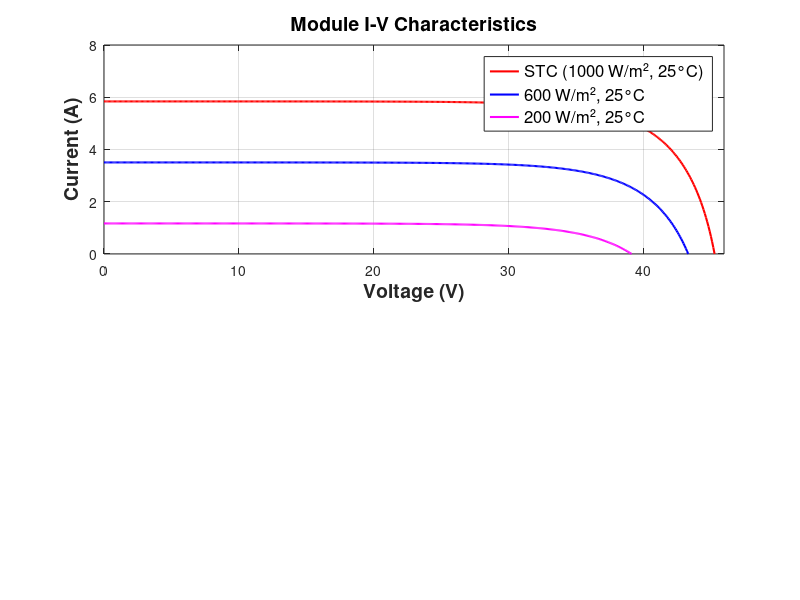

The MATLAB script that drew this image: (Note: this script raises an error after producing the figure.)
%EGH451 Assessment 1
%Author: Ethan Yun Sang CHAN
%Student ID: n12622401

clear all; close all; clc

%% Module parameters (datasheet STC)
Vmpp = 37.6;      % V at MPP
Voc  = 45.3;      % V open circuit
Impp = 5.32;      % A at MPP
Isc  = 5.84;      % A short circuit
ki   = 0.0373;    % Isc temp coefficient (A/K)
kv   = -0.2810;   % Voc temp coefficient (V/K)

Tstc = 25 + 273.15;   % STC temperature (K)
Gstc = 1000;          % STC irradiance (W/m²)

% Array configuration
ns = 16;   % number of modules in series per string
np = 2;    % number of parallel strings

% Other operating conditions (module level)
G_600 = 600;           % 600 W/m²
G_200 = 200;           % 200 W/m²
G_1000 = 1000;         %1000 W/m²
T_5 = 5 + 273.15;   
T_45 = 45 + 273.15;  

%% ----- 1. Exact four‑parameter extraction at STC -----
function [Iph, Vt, Rs, Io] = FourParaSTC(Impp, Vmpp, Isc, Voc)
    % Exact extraction for the four‑parameter model (no shunt)
    Iph = Isc;                       % standard assumption
    delta = Isc - Impp;
    if delta <= 0
        error('Impp must be less than Isc');
    end
    % Vt from derivative condition at MPP
    Vt = (2*Vmpp - Voc) / (log(delta/Isc) + Impp/delta);
    % Rs from the MPP equation
    Rs = (Vt * log(delta/Isc) + Voc - Vmpp) / Impp;
    % Io from Voc condition
    Io = Isc / exp(Voc/Vt);
end

[Iph, Vt, Rs, Io] = FourParaSTC(Impp, Vmpp, Isc, Voc)

%% ----- 2. Function to correct module parameters for T and G -----
function [Iscgt, Vocgt, Voct, Vtt, Iot] = FourParaCorr(Isc, Voc, ki, kv, T, Tstc, Vt, G, Gstc)
    % Returns corrected module parameters for given T and G
    Isct = Isc + ki * (T - Tstc);
    Voct = Voc + kv * (T - Tstc);
    Vtt = Vt * (T / Tstc);               % thermal voltage scales with T
    Iot = Isct / exp(Voct / Vtt);        % saturation current
    Iscgt = Isct * (G / Gstc);           % photo current scales with G
    Vocgt = log(Iscgt / Iot) * Vtt;      % open‑circuit voltage
end

%% ----- 3. Compute module I‑V curves for three irradiances (T = 25°C) -----
points = 500;   % number of points for smooth curves

% STC (1000 W/m², 25°C)
V_stc = linspace(0, Voc, points);
I_stc = zeros(1, points);
for i = 1:points
    V = V_stc(i);
    I = Iph;   % initial guess
    for iter = 1:10
        I = Iph - Io * (exp((V + I*Rs)/Vt) - 1);
    end
    I_stc(i) = I;
end

% 600 W/m², 25°C
[Iscgt_600G, Vocgt_600G, Voct_600G, Vtt_600G, Iot_600G] = ...
    FourParaCorr(Isc, Voc, ki, kv, Tstc, Tstc, Vt, G_600, Gstc);
V_600G = linspace(0, Vocgt_600G, points);
I_600G = zeros(1, points);
for i = 1:points
    V = V_600G(i);
    I = Iscgt_600G;
    for iter = 1:10
        I = Iscgt_600G - Iot_600G * (exp((V + I*Rs)/Vtt_600G) - 1);
    end
    I_600G(i) = I;
end

% 200 W/m², 25°C
[Iscgt_200G, Vocgt_200G, Voct_200G, Vtt_200G, Iot_200G] = ...
    FourParaCorr(Isc, Voc, ki, kv, Tstc, Tstc, Vt, G_200, Gstc);
V_200G = linspace(0, Vocgt_200G, points);
I_200G = zeros(1, points);
for i = 1:points
    V = V_200G(i);
    I = Iscgt_200G;
    for iter = 1:10
        I = Iscgt_200G - Iot_200G * (exp((V + I*Rs)/Vtt_200G) - 1);
    end
    I_200G(i) = I;
end

%% ----- 4. Compute module MPP (before scaling) -----
% STC module
P_mod_stc = V_stc .* I_stc;
[Pmax_mod_stc, idx_mod_stc] = max(P_mod_stc);
Vmpp_mod_stc = V_stc(idx_mod_stc);
Impp_mod_stc = I_stc(idx_mod_stc);

% 600 W/m² module
P_mod_600G = V_600G .* I_600G;
[Pmax_mod_600G, idx_mod_600G] = max(P_mod_600G);
Vmpp_mod_600G = V_600G(idx_mod_600G);
Impp_mod_600G = I_600G(idx_mod_600G);

% 200 W/m² module
P_mod_200G = V_200G .* I_200G;
[Pmax_mod_200G, idx_mod_200G] = max(P_mod_200G);
Vmpp_mod_200G = V_200G(idx_mod_200G);
Impp_mod_200G = I_200G(idx_mod_200G);

%% ----- 5. Compute Array I‑V curves for three Conditions (STC), (T = 5°C, 1000 W/m2) & (T = 45°C, 200 W/m2) -----

% STC (1000 W/m², 25°C)
V_stc_array = linspace(0, Voc, points);
I_stc_array = zeros(1, points);
for i = 1:points
    V = V_stc_array(i);
    I = Iph;   % initial guess
    for iter = 1:10
        I = Iph - Io * (exp((V + I*Rs)/Vt) - 1);
    end
    I_stc_array(i) = I;
end

% 1000 W/m², 5°C
[Iscgt_1000G_5C, Vocgt_1000G_5C, Voct_1000G_5C, Vtt_1000G_5C, Iot_1000G_5C] = ...
    FourParaCorr(Isc, Voc, ki, kv, T_5, Tstc, Vt, G_1000, Gstc);
V_1000G_5C = linspace(0, Vocgt_1000G_5C, points);
I_1000G_5C = zeros(1, points);
for i = 1:points
    V = V_1000G_5C(i);
    I = Iscgt_1000G_5C;
    for iter = 1:10
        I = Iscgt_1000G_5C - Iot_1000G_5C * (exp((V + I*Rs)/Vtt_1000G_5C) - 1);
    end
    I_1000G_5C(i) = I;
end

% 200 W/m², 45°C
[Iscgt_200G_45C, Vocgt_200G_45C, Voct_200G_45C, Vtt_200G_45C, Iot_200G_45C] = ...
    FourParaCorr(Isc, Voc, ki, kv, T_45, Tstc, Vt, G_200, Gstc);
V_200G_45C = linspace(0, Vocgt_200G_45C, points);
I_200G_45C = zeros(1, points);
for i = 1:points
    V = V_200G_45C(i);
    I = Iscgt_200G_45C;
    for iter = 1:10
        I = Iscgt_200G_45C - Iot_200G_45C * (exp((V + I*Rs)/Vtt_200G_45C) - 1);
    end
    I_200G_45C(i) = I;
end

%% ----- 6. Compute Array MPP for three Conditions -----
% STC module
P_1000G_5C = V_1000G_5C .* I_1000G_5C;
[Pmax_1000G_5C, idx_1000G_5C] = max(P_1000G_5C);
Vmpp_1000G_5C = V_1000G_5C(idx_1000G_5C);
Impp_1000G_5C = I_1000G_5C(idx_1000G_5C);

% 200 W/m², 45°C PV Panel
P_200G_45C = V_200G_45C .* I_200G_45C;
[Pmax_200G_45C, idx_200G_45C] = max(P_200G_45C);
Vmpp_200G_45C = V_200G_45C(idx_200G_45C);
Impp_200G_45C = I_200G_45C(idx_200G_45C);

%% ----- 7. Scale to array level (ns series, np parallel) -----
V_array_stc  = V_stc * ns;
I_array_stc  = I_stc * np;
P_array_stc  = V_array_stc .* I_array_stc;

V_array_600G = V_600G * ns;
I_array_600G = I_600G * np;
P_array_600G = V_array_600G .* I_array_600G;

V_array_200G = V_200G * ns;
I_array_200G = I_200G * np;
P_array_200G = V_array_200G .* I_array_200G;

V_array_1000G_5C = V_1000G_5C * ns;
I_array_1000G_5C = I_1000G_5C * np;
P_array_1000G_5C = V_array_1000G_5C .* I_array_1000G_5C;

V_array_200G_45C = V_200G_45C * ns;
I_array_200G_45C = I_200G_45C * np;
P_array_200G_45C = V_array_200G_45C .* I_array_200G_45C;

%% ----- 8. Find array MPP -----
[Pmax_arr_stc, idx_arr_stc] = max(P_array_stc);
Vmpp_arr_stc = V_array_stc(idx_arr_stc);
Impp_arr_stc = I_array_stc(idx_arr_stc);
Pmax_arr_stc = P_array_stc(idx_arr_stc);

[Pmax_arr_600G, idx_arr_600G] = max(P_array_600G);
Vmpp_arr_600G = V_array_600G(idx_arr_600G);
Impp_arr_600G = I_array_600G(idx_arr_600G);
Pmax_arr_600G = P_array_600G(idx_arr_600G);

[Pmax_arr_200G, idx_arr_200G] = max(P_array_200G);
Vmpp_arr_200G = V_array_200G(idx_arr_200G);
Impp_arr_200G = I_array_200G(idx_arr_200G);
Pmax_arr_200G = P_array_200G(idx_arr_200G);

[Pmax_arr_1000G_5C, idx_arr_1000G_5C] = max(P_array_1000G_5C);
Vmpp_arr_1000G_5C = V_array_1000G_5C(idx_arr_1000G_5C);
Impp_arr_1000G_5C = I_array_1000G_5C(idx_arr_1000G_5C);
Pmax_arr_1000G_5C = P_array_1000G_5C(idx_arr_1000G_5C);

[Pmax_arr_200G_45C, idx_arr_200G_45C] = max(P_array_200G_45C);
Vmpp_arr_200G_45C = V_array_200G_45C(idx_arr_200G_45C);
Impp_arr_200G_45C = I_array_200G_45C(idx_arr_200G_45C);
Pmax_arr_200G_45C = P_array_200G_45C(idx_arr_200G_45C);

%% ----- 9. Combined Module‑level I‑V & P‑V plot (top/bottom subplots) -----
figure('Name','Ameresco Solar 200J-V PV Module Characteristics','NumberTitle','off','Color','white','Position',[100,100,1000,900]);

% Top subplot: I‑V
subplot(2,1,1);
hold on; box on; grid on;
plot(V_stc, I_stc, 'r', 'LineWidth',1.5, 'DisplayName',sprintf('STC (1000 W/m², 25°C)'));
plot(V_600G, I_600G, 'b', 'LineWidth',1.5, 'DisplayName',sprintf('%.0f W/m², 25°C',G_600));
plot(V_200G, I_200G, 'm', 'LineWidth',1.5, 'DisplayName',sprintf('%.0f W/m², 25°C',G_200));
xlabel('Voltage (V)','FontSize',14,'FontWeight','bold');
ylabel('Current (A)','FontSize',14,'FontWeight','bold');
legend('Location','northeast','FontSize',12);
title('Module I‑V Characteristics','FontSize',14,'FontWeight','bold');
xlim([0, 46]); ylim([0, 8]);

% Annotations for I‑V subplot
xLim = xlim; yLim = ylim; xRange = diff(xLim); yRange = diff(yLim);
% STC (red)
yline(Impp_mod_stc, '--r', 'LineWidth',1.5, 'HandleVisibility','off');
text(Vmpp_mod_stc + 0.02*xRange, Impp_mod_stc + 0.09*yRange, ...
    sprintf('V_{mpp}=%.1f V\nI_{mpp}=%.2f A', Vmpp_mod_stc, Impp_mod_stc), ...
    'Color','r','BackgroundColor','white','FontSize',12,'FontWeight','bold',...
    'EdgeColor','r','Margin',5,'HandleVisibility','off');
% 600 W/m² (blue)
yline(Impp_mod_600G, '--b', 'LineWidth',1.5, 'HandleVisibility','off');
text(Vmpp_mod_600G + 0.03*xRange, Impp_mod_600G + 0.09*yRange, ...
    sprintf('V_{mpp}=%.1f V\nI_{mpp}=%.2f A', Vmpp_mod_600G, Impp_mod_600G), ...
    'Color','b','BackgroundColor','white','FontSize',12,'FontWeight','bold',...
    'EdgeColor','b','Margin',5,'HandleVisibility','off');
% 200 W/m² (magenta)
yline(Impp_mod_200G, '--m', 'LineWidth',1.5, 'HandleVisibility','off');
text(Vmpp_mod_200G + 0.03*xRange, Impp_mod_200G + 0.09*yRange, ...
    sprintf('V_{mpp}=%.1f V\nI_{mpp}=%.2f A', Vmpp_mod_200G, Impp_mod_200G), ...
    'Color','m','BackgroundColor','white','FontSize',12,'FontWeight','bold',...
    'EdgeColor','m','Margin',5,'HandleVisibility','off');
set(gca,'FontSize',12);
hold off;

% Bottom subplot: P‑V
subplot(2,1,2);
hold on; box on; grid on;
plot(V_stc, P_mod_stc, 'r', 'LineWidth',1.5, 'DisplayName',sprintf('STC (1000 W/m², 25°C)'));
plot(V_600G, P_mod_600G, 'b', 'LineWidth',1.5, 'DisplayName',sprintf('%.0f W/m², 25°C',G_600));
plot(V_200G, P_mod_200G, 'm', 'LineWidth',1.5, 'DisplayName',sprintf('%.0f W/m², 25°C',G_200));
xlabel('Voltage (V)','FontSize',14,'FontWeight','bold');
ylabel('Power (W)','FontSize',14,'FontWeight','bold');
legend('Location','northeast','FontSize',12);
title('Module P‑V Characteristics','FontSize',14,'FontWeight','bold');
xlim([0, 46]); ylim([0, 290]);

% Annotations for P‑V subplot
xLim = xlim; yLim = ylim; xRange = diff(xLim); yRange = diff(yLim);
% STC (red)
yline(Pmax_mod_stc, '--r', 'LineWidth',1.5, 'HandleVisibility','off');
text(Vmpp_mod_stc + 0.03*xRange, Pmax_mod_stc + 0.08*yRange, ...
    sprintf('V_{mpp}=%.1f V\nP_{mpp}=%.1f W', Vmpp_mod_stc, Pmax_mod_stc), ...
    'Color','r','BackgroundColor','white','FontSize',12,'FontWeight','bold',...
    'EdgeColor','r','Margin',5,'HandleVisibility','off');
% 600 W/m² (blue)
yline(Pmax_mod_600G, '--b', 'LineWidth',1.5, 'HandleVisibility','off');
text(Vmpp_mod_600G + 0.03*xRange, Pmax_mod_600G + 0.09*yRange, ...
    sprintf('V_{mpp}=%.1f V\nP_{mpp}=%.1f W', Vmpp_mod_600G, Pmax_mod_600G), ...
    'Color','b','BackgroundColor','white','FontSize',12,'FontWeight','bold',...
    'EdgeColor','b','Margin',5,'HandleVisibility','off');
% 200 W/m² (magenta)
yline(Pmax_mod_200G, '--m', 'LineWidth',1.5, 'HandleVisibility','off');
text(Vmpp_mod_200G + 0.03*xRange, Pmax_mod_200G + 0.09*yRange, ...
    sprintf('V_{mpp}=%.1f V\nP_{mpp}=%.1f W', Vmpp_mod_200G, Pmax_mod_200G), ...
    'Color','m','BackgroundColor','white','FontSize',12,'FontWeight','bold',...
    'EdgeColor','m','Margin',5,'HandleVisibility','off');
set(gca,'FontSize',12);
hold off;

%% ----- 10. Combined Array‑level I‑V & P‑V plot (top/bottom subplots) -----
figure('Name','Ameresco Solar 200J-V PV Array Characteristics','NumberTitle','off','Color','white','Position',[100,100,1000,900]);

% Top subplot: Array I‑V
subplot(2,1,1);
hold on; box on; grid on;
plot(V_array_stc, I_array_stc, 'r', 'LineWidth',1.5, 'DisplayName',sprintf('STC (1000 W/m², 25°C)'));
plot(V_array_1000G_5C, I_array_1000G_5C, 'b', 'LineWidth',1.5, 'DisplayName',sprintf('%.0f W/m², 5°C',G_1000));
plot(V_array_200G_45C, I_array_200G_45C, 'm', 'LineWidth',1.5, 'DisplayName',sprintf('%.0f W/m², 45°C',G_200));
xlabel('Voltage (V)','FontSize',14,'FontWeight','bold');
ylabel('Current (A)','FontSize',14,'FontWeight','bold');
legend('Location','northeast','FontSize',12);
title(sprintf('Array I‑V Characteristics (%dS × %dP, %.1f kWp)', ns, np, Pmax_arr_stc/1000), ...
      'FontSize',14,'FontWeight','bold');
xlim([0, 900]); ylim([0, 16]);

% Annotations for array I‑V
xLim = xlim; yLim = ylim; xRange = diff(xLim); yRange = diff(yLim);
% STC (red)
yline(Impp_arr_stc, '--r', 'LineWidth',1.5, 'HandleVisibility','off');
text(Vmpp_arr_stc+0.01*xRange, Impp_arr_stc+0.09*yRange, ...
    sprintf('V_{mpp}=%.1f V\nI_{mpp}=%.1f A', Vmpp_arr_stc, Impp_arr_stc), ...
    'Color','r','BackgroundColor','white','FontSize',12,'FontWeight','bold',...
    'EdgeColor','r','Margin',5,'HandleVisibility','off');
% 1000 W/m², 5°C (blue)
yline(Impp_arr_1000G_5C, '--b', 'LineWidth',1.5, 'HandleVisibility','off');
text(Vmpp_arr_1000G_5C+0.10*xRange, Impp_arr_1000G_5C-0.09*yRange, ...
    sprintf('V_{mpp}=%.1f V\nI_{mpp}=%.1f A', Vmpp_arr_1000G_5C, Impp_arr_1000G_5C), ...
    'Color','b','BackgroundColor','white','FontSize',12,'FontWeight','bold',...
    'EdgeColor','b','Margin',5,'HandleVisibility','off');
% 200 W/m², 45°C (magenta)
yline(Impp_arr_200G_45C, '--m', 'LineWidth',1.5, 'HandleVisibility','off');
text(Vmpp_arr_200G_45C+0.03*xRange, Impp_arr_200G_45C+0.09*yRange, ...
    sprintf('V_{mpp}=%.1f V\nI_{mpp}=%.1f A', Vmpp_arr_200G_45C, Impp_arr_200G_45C), ...
    'Color','m','BackgroundColor','white','FontSize',12,'FontWeight','bold',...
    'EdgeColor','m','Margin',5,'HandleVisibility','off');
set(gca,'FontSize',12);
hold off;

% Bottom subplot: Array P‑V
subplot(2,1,2);
hold on; box on; grid on;
plot(V_array_stc, P_array_stc, 'r', 'LineWidth',1.5, 'DisplayName',sprintf('STC (1000 W/m², 25°C)'));
plot(V_array_1000G_5C, P_array_1000G_5C, 'b', 'LineWidth',1.5, 'DisplayName',sprintf('%.0f W/m², 5°C',G_1000));
plot(V_array_200G_45C, P_array_200G_45C, 'm', 'LineWidth',1.5, 'DisplayName',sprintf('%.0f W/m², 45°C',G_200));
xlabel('Voltage (V)','FontSize',14,'FontWeight','bold');
ylabel('Power (W)','FontSize',14,'FontWeight','bold');
legend('Location','northeast','FontSize',12);
title(sprintf('Array P‑V Characteristics (%dS × %dP, %.1f kWp)', ns, np, Pmax_arr_stc/1000), ...
      'FontSize',14,'FontWeight','bold');
xlim([0, 900]); ylim([0, 10000]);

% Annotations for array P‑V
xLim = xlim; yLim = ylim; xRange = diff(xLim); yRange = diff(yLim);
% STC (red)
yline(Pmax_arr_stc, '--r', 'LineWidth',1.5, 'HandleVisibility','off');
text(Vmpp_arr_stc-0.12*xRange, Pmax_arr_stc+0.09*yRange, ...
    sprintf('V_{mpp}=%.1f V\nP_{mpp}=%.1f W', Vmpp_arr_stc, Pmax_arr_stc), ...
    'Color','r','BackgroundColor','white','FontSize',12,'FontWeight','bold',...
    'EdgeColor','r','Margin',5,'HandleVisibility','off');
% 1000 W/m², 5°C (blue)
yline(Pmax_arr_1000G_5C, '--b', 'LineWidth',1.5, 'HandleVisibility','off');
text(Vmpp_arr_1000G_5C+0.03*xRange, Pmax_arr_1000G_5C+0.08*yRange, ...
    sprintf('V_{mpp}=%.1f V\nP_{mpp}=%.1f W', Vmpp_arr_1000G_5C, Pmax_arr_1000G_5C), ...
    'Color','b','BackgroundColor','white','FontSize',12,'FontWeight','bold',...
    'EdgeColor','b','Margin',5,'HandleVisibility','off');
% 200 W/m², 45°C (magenta)
yline(Pmax_arr_200G_45C, '--m', 'LineWidth',1.5, 'HandleVisibility','off');
text(Vmpp_arr_200G_45C+0.03*xRange, Pmax_arr_200G_45C+0.09*yRange, ...
    sprintf('V_{mpp}=%.1f V\nP_{mpp}=%.1f W', Vmpp_arr_200G_45C, Pmax_arr_200G_45C), ...
    'Color','m','BackgroundColor','white','FontSize',12,'FontWeight','bold',...
    'EdgeColor','m','Margin',5,'HandleVisibility','off');
set(gca,'FontSize',12);
hold off;
